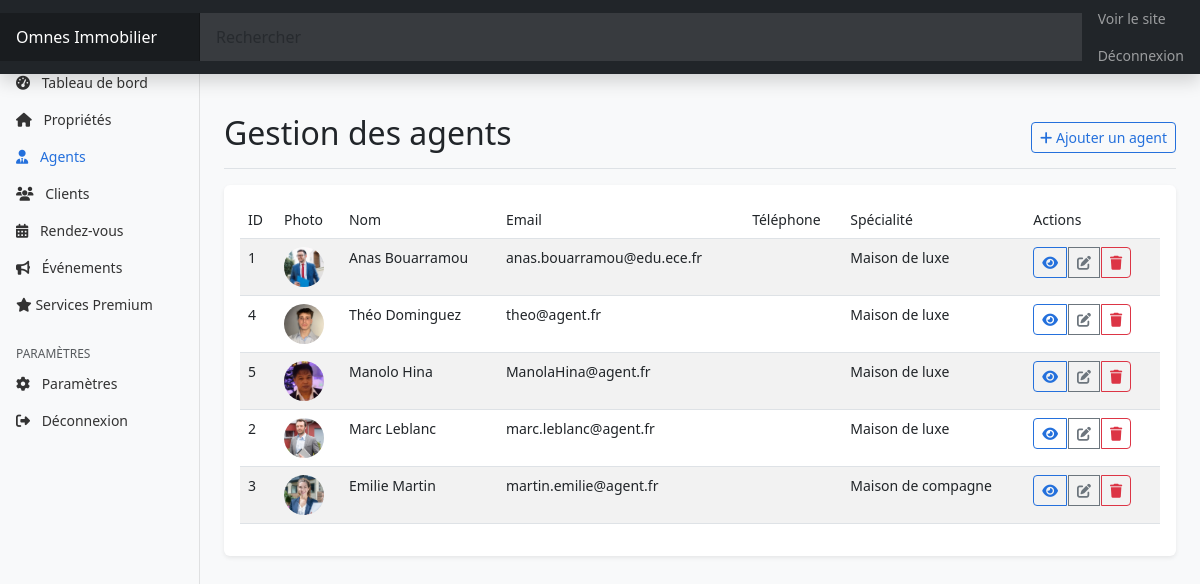
The page /admin/agents.php (signed in) on the database as committed earlier.
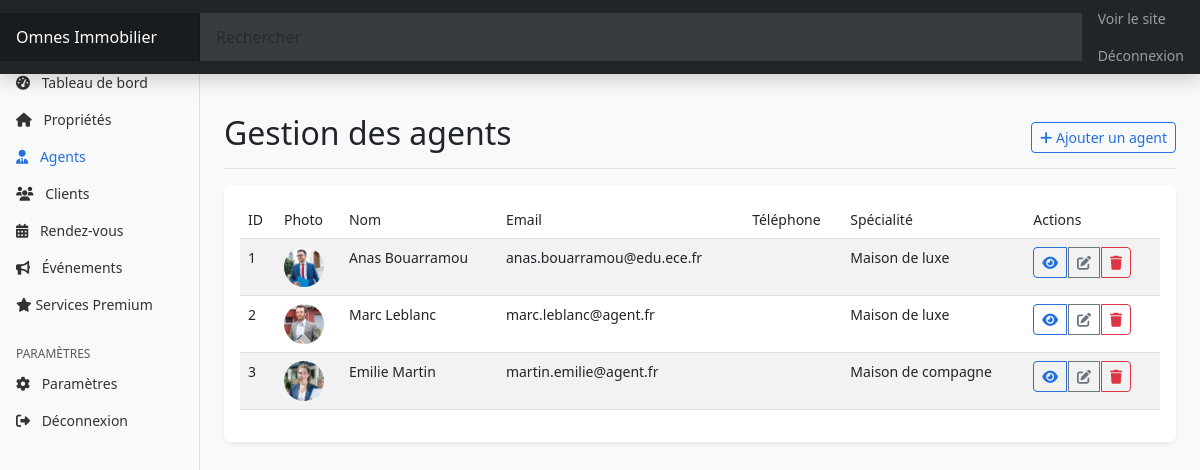
The same page on the database as committed later.
### tables this page shows
CREATE TABLE `Agent_Immobilier` (
  `id_agent` int NOT NULL,
  `id_utilisateur` int NOT NULL,
  `specialite` varchar(100) DEFAULT NULL,
  `biographie` text,
  `cv_path` varchar(255) DEFAULT NULL,
  `photo_path` varchar(255) DEFAULT NULL
);

CREATE TABLE `Utilisateur` (
  `id_utilisateur` int NOT NULL,
  `email` varchar(100) NOT NULL,
  `mot_de_passe` varchar(255) NOT NULL,
  `nom` varchar(50) NOT NULL,
  `prenom` varchar(50) NOT NULL,
  `telephone` varchar(20) DEFAULT NULL,
  `date_inscription` datetime DEFAULT CURRENT_TIMESTAMP,
  `type_utilisateur` enum('client','agent','admin') NOT NULL,
  `statut` enum('actif','inactif') DEFAULT 'actif'
);

### config/init.php (called while the page is built, shortened)
<?php
require_once BASE_PATH . 'config/database.php';
spl_autoload_register(function($class_name) {
    $class_file = BASE_PATH . 'classes/' . $class_name . '.php';
});

### classes/database.php (called while the page is built, shortened)
<?php
class Database {
    private $dbh;
    private $stmt;
    public function __construct() {
        $this->host = DB_HOST;
        $this->port = DB_PORT;
        $this->user = DB_USER;
        $this->pass = DB_PASS;
        $this->dbname = DB_NAME;
        $dsn = 'mysql:host=' . $this->host . ';port=' . $this->port . ';dbname=' . $this->dbname . ';charset=utf8mb4';
        $options = array(
            PDO::ATTR_PERSISTENT => true,
            PDO::ATTR_ERRMODE => PDO::ERRMODE_EXCEPTION,
            PDO::ATTR_DEFAULT_FETCH_MODE => PDO::FETCH_OBJ
        );
        try {
            $this->dbh = new PDO($dsn, $this->user, $this->pass, $options);
        } catch(PDOException $e) {
            $this->error = $e->getMessage();
            error_log("Erreur de connexion à la base de données : " . $this->error);
            throw new Exception("Erreur de connexion à la base de données");
        }
    }
    public function query($query) {
        $this->stmt = $this->dbh->prepare($query);
    }
    public function execute() {
        try {
            return $this->stmt->execute();
        } catch(PDOException $e) {
            $this->error = $e->getMessage();
            error_log("Erreur d'exécution de requête : " . $this->error);
            return false;
        }
    }
    public function resultSet() {
        $this->execute();
        return $this->stmt->fetchAll();
    }
}
?>

### classes/Agent.php (called while the page is built, shortened)
<?php
class Agent {
    private $db;
    public function __construct() {
        $this->db = new Database();
    }
    public function getAllAgents() {
        try {
            $this->db->query('SELECT a.*, u.nom, u.prenom, u.email, u.telephone
                            FROM Agent_Immobilier a
                            INNER JOIN Utilisateur u ON a.id_utilisateur = u.id_utilisateur
                            ORDER BY u.nom, u.prenom');
            return $this->db->resultSet();
        } catch (Exception $e) {
            error_log("Exception lors de la récupération de tous les agents: " . $e->getMessage());
            return [];
        }
    }
}
?>

### admin/agents.php (the view, shortened to what the changed rows need)
<?php
require_once BASE_PATH . 'config/init.php';
require_once BASE_PATH . 'classes/Agent.php';
$agent = new Agent();
$action = isset($_GET['action']) ? $_GET['action'] : '';
$id = isset($_GET['id']) ? intval($_GET['id']) : 0;
$agent_to_edit = null;
$agents = $agent->getAllAgents();
$page_title = $action === 'add' ? "Ajouter un agent" : ($action === 'edit' ? "Modifier un agent" : "Gestion des agents");
include BASE_PATH . 'admin/includes/header.php';
?>
<div class="container-fluid">
    <div class="row">
        <main class="col-md-9 ms-sm-auto col-lg-10 px-md-4">
            <div class="d-flex justify-content-between flex-wrap flex-md-nowrap align-items-center pt-3 pb-2 mb-3 border-bottom">
                <h1 class="h2"><?php echo $page_title; ?></h1>
            </div>
            <?php if ($action === 'add' || $action === 'edit') : ?>
                <div class="card">
                    <div class="card-body">
                        <form method="post" action="/omnes-immobilier/admin/agents.php?action=<?php echo $action . ($id ? '&id=' . $id : ''); ?>" enctype="multipart/form-data">
                            <div class="row">
                                <div class="col-md-6 mb-3">
                                    <div class="card">
                                        <div class="card-header">
                                            Informations personnelles
                                        </div>
                                        <div class="card-body">
                                            <div class="row">
                                            <div class="col-md-6 mb-3">
                                                    <label for="nom" class="form-label">Nom *</label>
                                                    <input type="text" class="form-control" id="nom" name="nom" required value="<?php echo $agent_to_edit ? htmlspecialchars($agent_to_edit->nom) : ''; ?>">
                                                </div>
                                                <div class="col-md-6 mb-3">
                                                    <label for="prenom" class="form-label">Prénom *</label>
                                                    <input type="text" class="form-control" id="prenom" name="prenom" required value="<?php echo $agent_to_edit ? htmlspecialchars($agent_to_edit->prenom) : ''; ?>">
                                                </div>
                                            </div>
                                            <div class="mb-3">
                                                <label for="email" class="form-label">Email *</label>
                                                <input type="email" class="form-control" id="email" name="email" required value="<?php echo $agent_to_edit ? htmlspecialchars($agent_to_edit->email) : ''; ?>" <?php echo $action === 'edit' ? 'readonly' : ''; ?>>
                                                <?php if ($action === 'edit') : ?>
                                                    <div class="form-text">L'email ne peut pas être modifié.</div>
                                                <?php endif; ?>
                                            </div>
                                            <div class="mb-3">
                                                <label for="telephone" class="form-label">Téléphone</label>
                                                <input type="tel" class="form-control" id="telephone" name="telephone" value="<?php echo $agent_to_edit ? htmlspecialchars($agent_to_edit->telephone) : ''; ?>">
                                            </div>
                                            <div class="mb-3">
                                                <label for="specialite" class="form-label">Spécialité *</label>
                                                <input type="text" class="form-control" id="specialite" name="specialite" required value="<?php echo $agent_to_edit ? htmlspecialchars($agent_to_edit->specialite) : ''; ?>">
                                            </div>
                                        </div>
                                    </div>
                                </div>
                                <div class="col-md-6 mb-3">
                                    <div class="card">
                                        <div class="card-header">
                                            Informations complémentaires
                                        </div>
                                        <div class="card-body">
                                            <div class="mb-3">
                                                <label for="biographie" class="form-label">Biographie</label>
                                                <textarea class="form-control" id="biographie" name="biographie" rows="5"><?php echo $agent_to_edit ? htmlspecialchars($agent_to_edit->biographie) : ''; ?></textarea>
                                            </div>
                                            <div class="mb-3">
                                                <label for="photo" class="form-label">Photo de profil</label>
                                                <input type="file" class="form-control" id="photo" name="photo" accept="image/*">
                                                <?php if ($agent_to_edit && $agent_to_edit->photo_path) : ?>
                                                    <div class="mt-2">
                                                        <img src="<?php echo $agent_to_edit->photo_path; ?>" alt="Photo de profil actuelle" class="img-thumbnail" style="max-height: 150px;">
                                                        <div class="form-text">Photo actuelle</div>
                                                    </div>
                                                <?php endif; ?>
                                            </div>
                                            <div class="mb-3">
                                                <label for="cv" class="form-label">CV (PDF)</label>
                                                <input type="file" class="form-control" id="cv" name="cv" accept="application/pdf">
                                                <?php if ($agent_to_edit && $agent_to_edit->cv_path) : ?>
                                                    <div class="mt-2">
                                                        <a href="<?php echo $agent_to_edit->cv_path; ?>" target="_blank" class="btn btn-sm btn-outline-primary">
                                                            <i class="fas fa-file-pdf"></i> Voir le CV actuel
                                                        </a>
                                                    </div>
                                                <?php endif; ?>
                                            </div>
                                        </div>
                                    </div>
                                </div>
                            </div>
                            <div class="d-flex justify-content-between mt-4">
                                <a href="/omnes-immobilier/admin/agents.php" class="btn btn-outline-secondary">Annuler</a>
                                <button type="submit" class="btn btn-primary"><?php echo $action === 'edit' ? 'Mettre à jour' : 'Ajouter'; ?></button>
                            </div>
                        </form>
                    </div>
                </div>
            <?php else : ?>
                <div class="card">
                    <div class="card-body">
                        <?php if (!empty($agents)) : ?>
                            <div class="table-responsive">
                                <table class="table table-striped table-hover">
                                    <thead>
                                        <tr>
                                            <th>ID</th>
                                            <th>Photo</th>
                                            <th>Nom</th>
                                            <th>Email</th>
                                            <th>Téléphone</th>
                                            <th>Spécialité</th>
                                            <th>Actions</th>
                                        </tr>
                                    </thead>
                                    <tbody>
                                        <?php foreach ($agents as $agent_item) : ?>
                                            <tr>
                                                <td><?php echo $agent_item->id_agent; ?></td>
                                                <td>
                                                    <?php if (isset($agent_item->photo_path) && $agent_item->photo_path) : ?>
                                                        <img src="<?php echo $agent_item->photo_path; ?>" alt="Photo" class="rounded-circle" style="width: 40px; height: 40px; object-fit: cover;" onerror="this.src='/omnes-immobilier/assets/img/agents/default.jpg'">
                                                    <?php else : ?>
                                                        <img src="/omnes-immobilier/assets/img/agents/default.jpg" alt="Photo par défaut" class="rounded-circle" style="width: 40px; height: 40px; object-fit: cover;">
                                                    <?php endif; ?>
                                                </td>
                                                <td><?php echo htmlspecialchars($agent_item->prenom . ' ' . $agent_item->nom); ?></td>
                                                <td><?php echo htmlspecialchars($agent_item->email); ?></td>
                                                <td><?php echo htmlspecialchars($agent_item->telephone); ?></td>
                                                <td><?php echo htmlspecialchars($agent_item->specialite); ?></td>
                                                <td>
                                                    <div class="btn-group">
                                                        <a href="/omnes-immobilier/agent-profile.php?id=<?php echo $agent_item->id_agent; ?>" class="btn btn-sm btn-outline-primary" target="_blank" title="Voir">
                                                            <i class="fas fa-eye"></i>
                                                        </a>
                                                        <a href="/omnes-immobilier/admin/agents.php?action=edit&id=<?php echo $agent_item->id_agent; ?>" class="btn btn-sm btn-outline-secondary" title="Modifier">
                                                            <i class="fas fa-edit"></i>
                                                        </a>
                                                        <a href="/omnes-immobilier/admin/agents.php?action=delete&id=<?php echo $agent_item->id_agent; ?>" class="btn btn-sm btn-outline-danger" title="Supprimer" onclick="return confirm('Êtes-vous sûr de vouloir supprimer cet agent ?')">
                                                            <i class="fas fa-trash"></i>
                                                        </a>
                                                    </div>
                                                </td>
                                            </tr>
                                        <?php endforeach; ?>
                                    </tbody>
                                </table>
                            </div>
                        <?php else : ?>
                            <div class="alert alert-info">
                                Aucun agent disponible pour le moment.
                            </div>
                        <?php endif; ?>
                    </div>
                </div>
            <?php endif; ?>
        </main>
    </div>
</div>
<?php include BASE_PATH . 'admin/includes/footer.php'; ?>

Rows that differ between the two databases and show on the page:
removed agent_immobilier: id_agent "4", photo_path (picture), id_utilisateur.nom "Théo Dominguez", id_utilisateur.email "theo@agent.fr", specialite "Maison de luxe"
removed agent_immobilier: id_agent "5", photo_path (picture), id_utilisateur.nom "Manolo Hina", id_utilisateur.email "ManolaHina@agent.fr", specialite "Maison de luxe"
